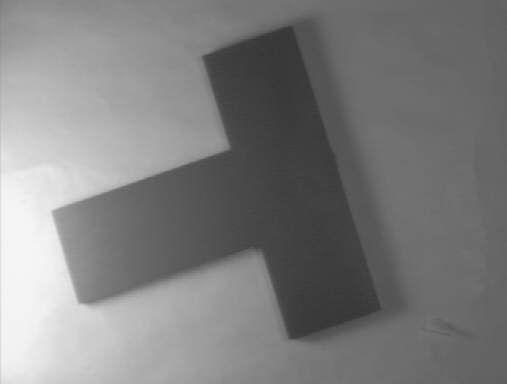
#> input picture 02_thresholding/T.png, 507 x 384 px
$ python thresholding.py   (older library calls are emulated)
#> lines starting #> are read from the running program, lines starting #| are printed output that depends on the picture; after the words box and inside, x2 and y2 are one past the last pixel; in counts of white or black regions, pixels touching at a corner belong together
import cv2
import math
import numpy as np
from PIL import Image
import os
import scipy.misc
import sys
import skimage
import scipy
import imageio
import matplotlib.pyplot as plt
import time
from scipy.ndimage import measurements
import copy
import seaborn as sns
from skimage.filters import threshold_otsu, threshold_local
# worth to mention, cv <col, row>, np <row, col>

fName = 'T.png'
# fName = 'letter.png'

def otsu_segmentation(img):
    # global thresholding
    ret1, th1 = cv2.threshold(img, 80, 255, cv2.THRESH_BINARY)
    # Otsu's thresholding
    ret2, th2 = cv2.threshold(img, 0, 255, cv2.THRESH_OTSU)
    # Otsu's thresholding after Gaussian filtering
    blur = cv2.GaussianBlur(img, (5, 5), 0)
    th3 = cv2.adaptiveThreshold(img, 255, cv2.ADAPTIVE_THRESH_MEAN_C, cv2.THRESH_BINARY, 7, 5)
    # [17 lines of commented-out code are left out]
    cv2.imwrite('otsu.jpg', th2)
    cv2.imwrite('otsu_orginal.jpg', th3)

def my_meanc(img, neighbour=7, C=30):
    since = time.time()

    height, width = img.shape
    # print('height {}, width {}'.format(height, width))
    margin = neighbour // 2
    # print('margin {}'.format(margin))

    space_cube = np.zeros((height-margin*2, width-margin*2, 1))
    # print('space_cube shape {}'.format(space_cube.shape))

    for move_h in range(0, neighbour):
        for move_w in range(0, neighbour):
            start_h = move_h
            start_w = move_w
            end_h = move_h - margin * 2
            end_w = move_w - margin * 2
            if move_h == margin * 2:
                end_h = None
            if move_w == margin * 2:
                end_w = None
            this_map = img[start_h:end_h, start_w:end_w]
            this_map = np.reshape(this_map, (this_map.shape[0], this_map.shape[1], 1))
            space_cube = np.concatenate((space_cube, this_map), axis=2)
            # print('({},{}) map shape {}'.format(move_h, move_w, this_map.shape))

    # print('final shape {}'.format(space_cube.shape))
    neighbour_space = space_cube[:, :, 1:]
    # print('neighbour_space shape {}'.format(neighbour_space.shape))

    center_img = img[margin:-margin, margin:-margin]
    neighbour_mean = np.mean(neighbour_space, axis=2)
    neighbour_median = np.median(neighbour_space, axis=2)
    # [5 lines of commented-out code are left out]
    mask_mean = (center_img+C <= neighbour_mean) * 0 + (center_img+C > neighbour_mean) * 255
    # mask_median = (center_img+C <= neighbour_median) * 0 + (center_img+C > neighbour_median) * 255
    cv2.imwrite('mask_mean.jpg', mask_mean)
    # cv2.imwrite('mask_median.jpg', mask_median)
    time_elapsed = time.time() - since
    print('My_meanc completed in {}'.format(time_elapsed))

def my_medianc(img, neighbour=7, C=30):
    since = time.time()

    height, width = img.shape
    # print('height {}, width {}'.format(height, width))
    margin = neighbour // 2
    # print('margin {}'.format(margin))

    space_cube = np.zeros((height-margin*2, width-margin*2, 1))
    # print('space_cube shape {}'.format(space_cube.shape))

    for move_h in range(0, neighbour):
        for move_w in range(0, neighbour):
            start_h = move_h
            start_w = move_w
            end_h = move_h - margin * 2
            end_w = move_w - margin * 2
            if move_h == margin * 2:
                end_h = None
            if move_w == margin * 2:
                end_w = None
            this_map = img[start_h:end_h, start_w:end_w]
            this_map = np.reshape(this_map, (this_map.shape[0], this_map.shape[1], 1))
            space_cube = np.concatenate((space_cube, this_map), axis=2)
            # print('({},{}) map shape {}'.format(move_h, move_w, this_map.shape))

    # print('final shape {}'.format(space_cube.shape))
    neighbour_space = space_cube[:, :, 1:]
    # print('neighbour_space shape {}'.format(neighbour_space.shape))

    center_img = img[margin:-margin, margin:-margin]
    neighbour_mean = np.mean(neighbour_space, axis=2)
    neighbour_median = np.median(neighbour_space, axis=2)
    # [6 lines of commented-out code are left out]
    mask_median = (center_img+C <= neighbour_median) * 0 + (center_img+C > neighbour_median) * 255
    # cv2.imwrite('mask_mean.jpg', mask_mean)
    cv2.imwrite('mask_median.jpg', mask_median)
    time_elapsed = time.time() - since
    print('My_medianc completed in {}'.format(time_elapsed))


def otsu(image):
    since = time.time()

    # [4 lines of commented-out code are left out]

    block_size = 35
    local_thresh = threshold_local(image, block_size, offset=10)
    binary_local = (image > local_thresh) * 255 + (image <= local_thresh) * 0
    cv2.imwrite('otsu.jpg', binary_local)

    time_elapsed = time.time() - since
    # print('Otsu complete in {:.0f}m {:.0f}s'.format(
    #     time_elapsed // 60, time_elapsed % 60))
    print('Otsu completed in {}'.format(time_elapsed))

def mean_c(img):
    since = time.time()

    th3 = cv2.adaptiveThreshold(img, 255, cv2.ADAPTIVE_THRESH_MEAN_C, cv2.THRESH_BINARY, 7, 5)
    cv2.imwrite('mean_C.jpg', th3)

    time_elapsed = time.time() - since
    print('Mean-C completed in {}'.format(time_elapsed))

if __name__ == '__main__':
    img = cv2.imread(fName, 0)
#> img is the input picture: shape (384, 507); min 53, max 246, mean 126.3

    otsu_segmentation(img)
#> in otsu_segmentation, `ret1, th1 = cv2.threshold(img, 80, 255, cv2.THRESH_BINARY)`:
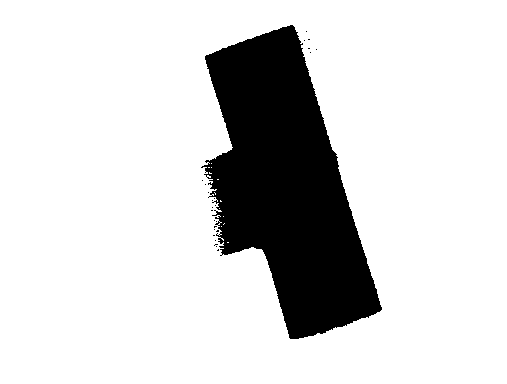
#> th1: shape (384, 507); 83.5% white; 25 black regions (24 under 20 px), largest, box (x1, y1, x2, y2) and area: (201, 25, 382, 339) 32030
#> in otsu_segmentation, `ret2, th2 = cv2.threshold(img, 0, 255, cv2.THRESH_OTSU)`:
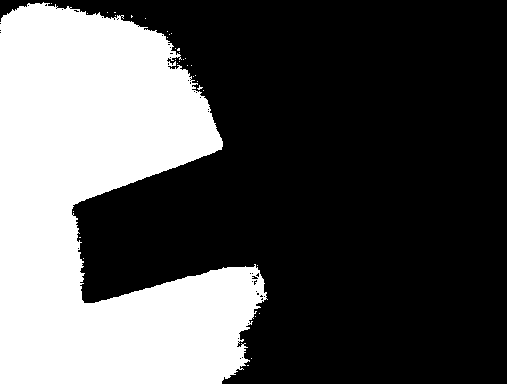
#> th2: shape (384, 507); 33.6% white; 35 white regions (34 under 20 px), largest, box (x1, y1, x2, y2) and area: (0, 2, 268, 384) 65391
#> in otsu_segmentation, `ret2, th2 = cv2.threshold(img, 0, 255, cv2.THRESH_OTSU)`: ret2 = 140
#> in otsu_segmentation, `th3 = cv2.adaptiveThreshold(img, 255, cv2.ADAPTIVE_THRESH_MEAN_C, cv2...`:
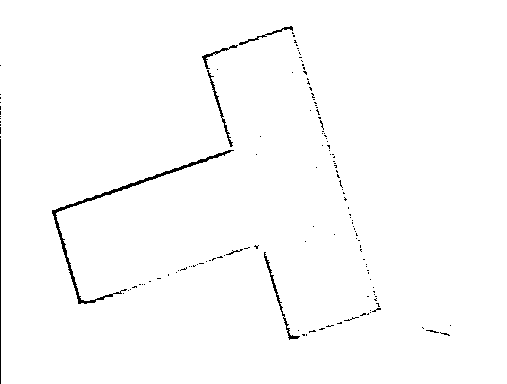
#> th3: shape (384, 507); 98.8% white; black in thin lines or dots, all inside (x1, y1, x2, y2) = (0, 26, 451, 384)

    otsu(img)
#> in otsu, `binary_local = (image > local_thresh) * 255 + (image <= local_thresh) ..`:
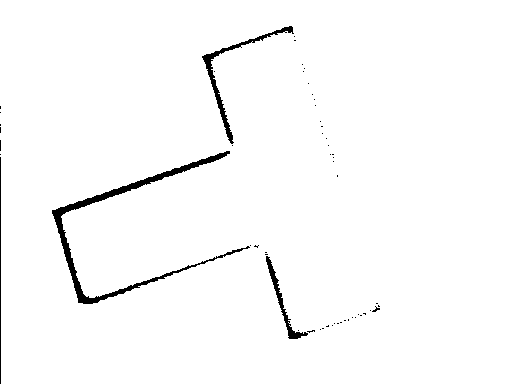
#> binary_local: shape (384, 507) int64; 98% white; 55 black regions (51 under 20 px), largest, box (x1, y1, x2, y2) and area: (52, 151, 250, 304) 2215, (202, 26, 294, 144) 806, (266, 256, 308, 339) 461, (0, 157, 1, 384) 227

    mean_c(img)

    my_meanc(img, neighbour=7, C=4)
#> in my_meanc, `mask_mean = (center_img+C <= neighbour_mean) * 0 + (center_img+C > nei..`:
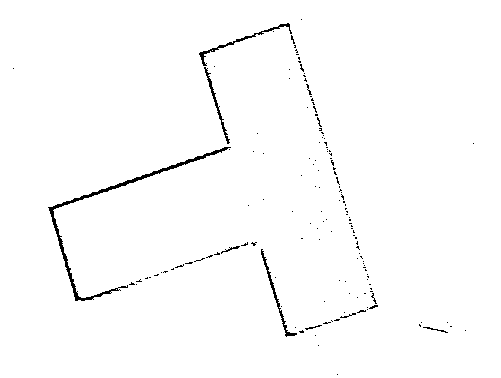
#> mask_mean: shape (378, 501) int64; 98.7% white; black in thin lines or dots, all inside (x1, y1, x2, y2) = (13, 19, 474, 375)
    my_medianc(img, neighbour=7, C=4)
#> in my_medianc, `mask_median = (center_img+C <= neighbour_median) * 0 + (center_img+C >..`:
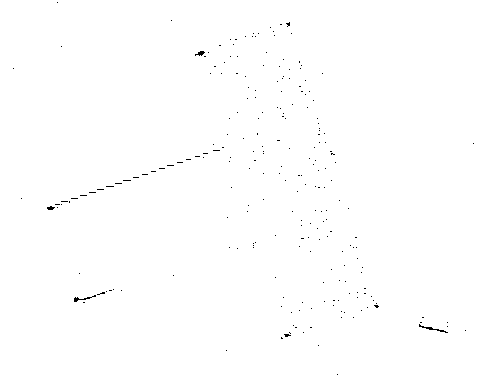
#> mask_median: shape (378, 501) int64; 99.7% white; black in thin lines or dots

$ run again, with 02_thresholding/letter.png copied over 02_thresholding/T.png
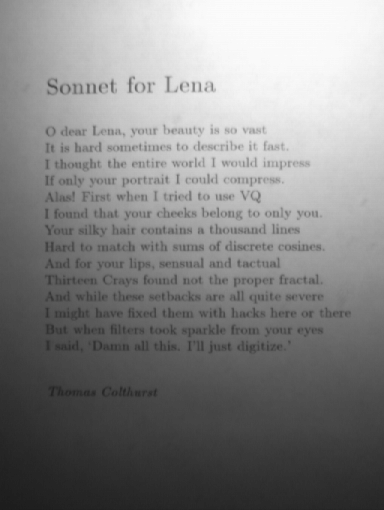
#> input picture 02_thresholding/letter.png, 384 x 510 px
#> img is the input picture: shape (510, 384); min 27, max 251, mean 133.2
#> in otsu_segmentation, `ret1, th1 = cv2.threshold(img, 80, 255, cv2.THRESH_BINARY)`:
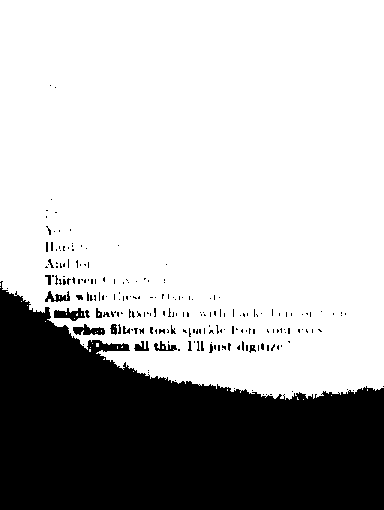
#> th1: shape (510, 384); 70.9% white; 219 black regions (197 under 20 px), largest, box (x1, y1, x2, y2) and area: (0, 281, 384, 510) 54686, (54, 308, 85, 321) 231, (73, 324, 105, 335) 212
#> th2: shape (510, 384); 42.8% white; 35 white regions (33 under 20 px), largest, box (x1, y1, x2, y2) and area: (4, 0, 384, 282) 83759, (49, 128, 53, 135) 22
#> ret2 = 141
#> th3: shape (510, 384); 93.3% white; black in thin lines or dots, all inside (x1, y1, x2, y2) = (24, 76, 375, 397)
#> binary_local: shape (510, 384) int64; 93.3% white; black in thin lines or dots, all inside (x1, y1, x2, y2) = (45, 76, 366, 396)
#> mask_mean: shape (504, 378) int64; 92.8% white; black in thin lines or dots, all inside (x1, y1, x2, y2) = (21, 55, 372, 394)
#> in my_medianc, `mask_median = (center_img+C <= neighbour_median) * 0 + (center_img+C >..`:
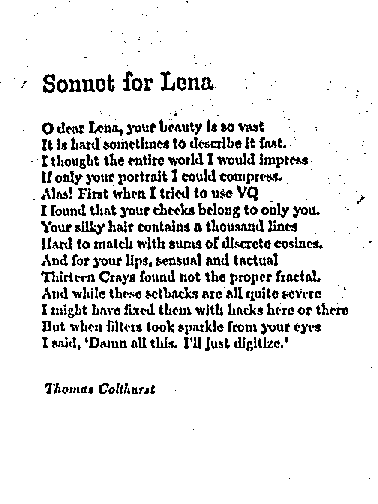
#> mask_median: shape (504, 378) int64; 90.2% white; black in thin lines or dots
